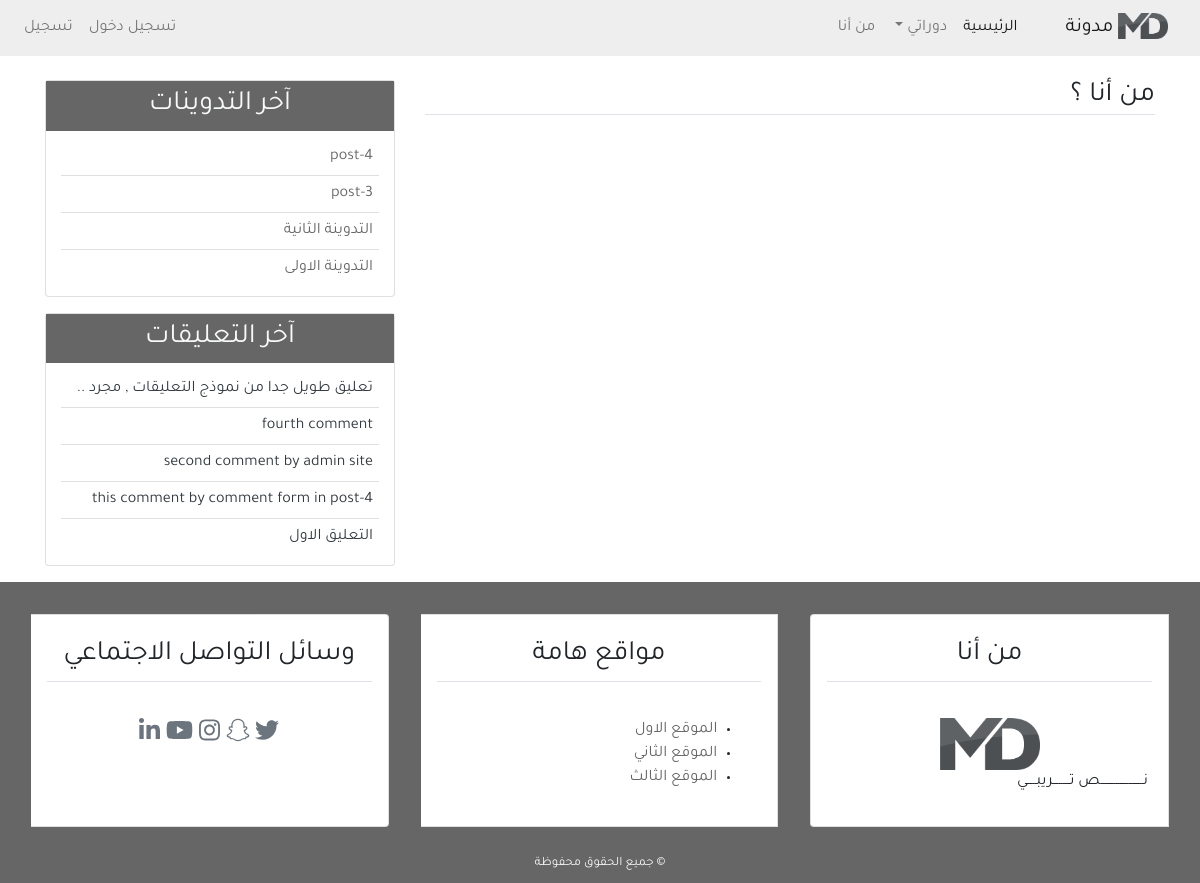
The page /about/ on the database its author committed.
### blog/models.py (models this page shows, shortened)
class Post(models.Model):                                           # -5a
    title = models.CharField(max_length=100)
    content = models.TextField()
    post_date = models.DateTimeField(default=timezone.now)           # (auto_now_add=True)
    post_update = models.DateTimeField(auto_now=True)
    author = models.ForeignKey(User, on_delete=models.CASCADE)
    class Meta:                                                     # -6b
        ordering = ('-post_date', )

class Comment(models.Model):                                        # -8a
    name = models.CharField(max_length=50, verbose_name='الاسم')    # -9c add arabic word
    email = models.EmailField(verbose_name='البريد الالكتروني')
    body = models.TextField(verbose_name='نص التعليق')
    cmnt_date = models.DateTimeField(auto_now=True)
    active = models.BooleanField(default=False)
    post = models.ForeignKey(Post, on_delete=models.CASCADE, related_name='comments')
    class Meta:                                                     # -8e
        ordering = ('-cmnt_date', )

### blog/views.py (the view)
def about(request):                                                 # -4a
    context = {
        'page_title': 'من أنا'
    }
    return render(request, 'blog/about.html', context)                       # -4a

### blog/templatetags/post_tag.py (called while the page is built)
@register.inclusion_tag('blog/latest_posts.html')       # -12a
def latest_posts():
    context = {
        'l_posts': Post.objects.all()[0:5]
    }
    return context

@register.inclusion_tag('blog/latest_comments.html')       # -13a
def latest_comments():
    context = {
        'l_comments': Comment.objects.filter(active=True)[0:5]
    }
    return context

### blog/templates/blog/about.html
{% extends 'blog/base.html' %}
{% load static %}
{% block content %}
<h3 class="border-bottom">من أنا ؟</h3>
{% endblock content %}

### blog/templates/blog/latest_posts.html
<ul class="list-group-flush latest_post">
    {% for post in l_posts %}
        <li class="list-group-item latest_post_item">
            <a href="{% url 'detail_url' post.id %}">{{ post.title }}</a>
        </li>
    {% endfor %}
</ul>

### blog/templates/blog/latest_comments.html
<ul class="list-group-flush latest_comment">
    {% for comment in l_comments %}
        <li class="list-group-item latest_comment_item">
            <a class="text-dark" href="{% url 'detail_url' comment.post.id %}">
                {% if comment.body|length > 40 %}
                {{ comment.body|slice:'40' }} ..
                {% else %}
                {{ comment.body }}
                {% endif %}
            </a>
        </li>
    {% empty %}
    <li class="list-group-item latest_comment_item">لا توجد تعليقات</li>
    {% endfor %}
</ul>

### blog/static/blog/css/main.css (style rules this page uses)
html, body { direction: rtl; text-align: right; }
body { font-family: 'Tajawal', 'sans-serif'; }
a { color: #666; }
.latest_post, .latest_comment { padding: 0 15px; }
.latest_post .latest_post_item, .latest_comment .latest_comment_item { padding: 6px; }
.latest_post li:first-child, .latest_comment li:first-child { border-top: 0; }
.latest_post li:last-child, .latest_comment li:last-child { border-bottom: 0; padding-bottom: 0; }

### rows shown on the page
Post: title "post-4"
Post: title "post-3"
Post: title "التدوينة الثانية"
Post: title "التدوينة الاولى"
Comment: body "تعليق طويل جدا من نموذج التعليقات , مجرد"
Comment: body "fourth comment"
Comment: body "second comment by admin site"
Comment: body "this comment by comment form in post-4"
Comment: body "التعليق الاول"
